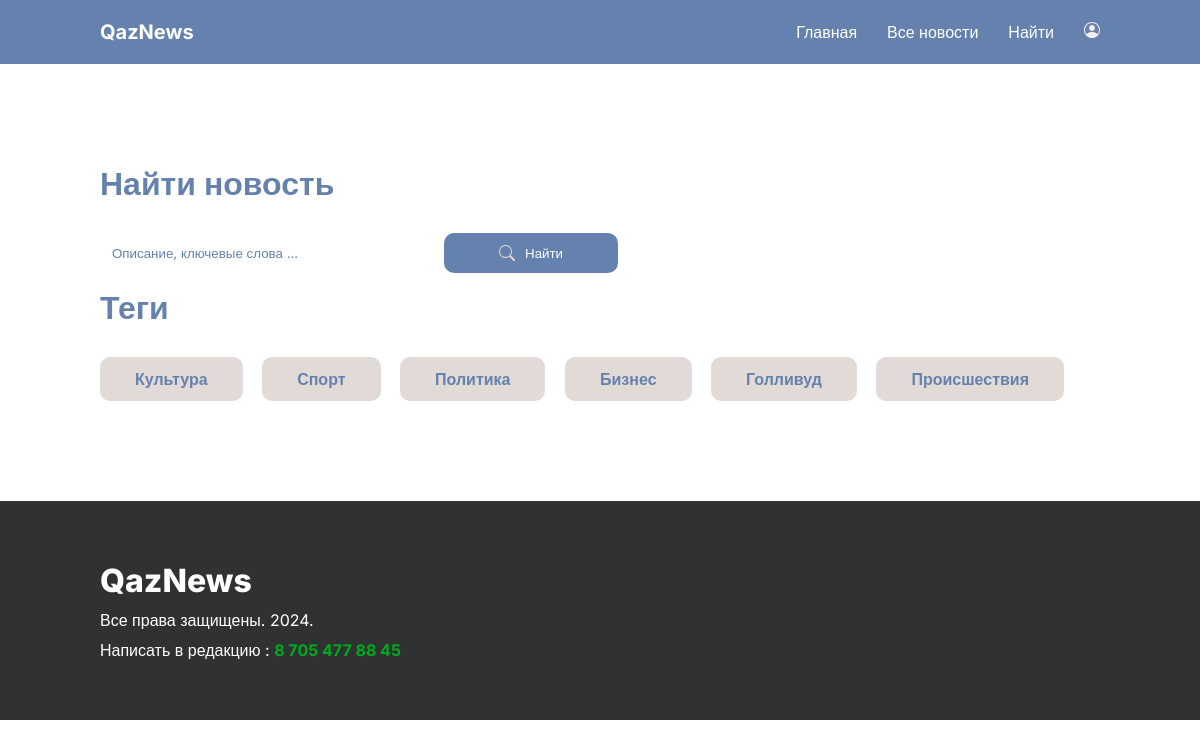
The app's page /news/search/ with its own data.
### core_app/models.py (models this page shows, shortened)
class Tag(models.Model):
    name = models.CharField("Название тега", max_length=100)
    slug = models.SlugField(unique=True, editable=False, blank=True)
    class Meta:
        verbose_name = 'Тег'
        verbose_name_plural = 'Теги'

### core_app/views.py (the view)
# urls.py: path('news/search/',views.search_page, name='search_page'),
def search_page(request):
     tags=Tag.objects.all()
     context={
        'tags':tags
     }
     return render(request,"./client/search.html",context)

### core_app/templates/client/search.html
{% extends 'base.html' %}
{% load static %}
{% block content %}
<section class="page-block">
    <div class="container">
        <div class="page-block__item">
            <h1 class="title">Найти новость</h1>
            <form action="{% url 'search_results_page' %}" method="GET" class="search-data">
                <input type="text" name="q" placeholder="Описание, ключевые слова ..." required>
                <button class="search-button"><img src="{% static 'images/Frame.svg' %}" alt="Search">Найти</button>
            </form>
            <h2 class="title">Теги</h2>
            <div class="tags-list">
                {% for tag in tags %}
                    <a href="{% url 'tags_news_page' tag.slug %}" class="tag-list__item">{{ tag.name }}</a>
                {% endfor %}
            </div>
        </div>
    </div>
</section>
{% endblock %}

### core_app/static/css/style.css (style rules this page uses)
* { padding: 0; margin: 0; font-family: "Inter",sans-serif; }
:root { --primary:#6482AD; --light:#ffffff; --secondsry: #E2DAD6; --dark:#2F3133; --saccess:#00AB1B; --danger:#DF5753; }
.container { margin-left: 100px; margin-right: 100px; }
.title { font-size: 32px; font-weight: 600; color: var(--primary); }
.page-block { padding: 100px 0; background-color: var(--light); }
.page-block__item .title { margin-bottom: 30px; }
.search-data { margin: 15px 0; display: flex; }
.search-data input { width: 30%; background-color: var(--secondary); padding: 12px; color: var(--primary); margin-right: 20px; border: none; border-radius: 10px; }
.search-data input::placeholder { color: var(--primary); }
.search-button { border: none; cursor: pointer; border-radius: 10px; background-color: var(--primary); padding: 12px 55px; color: var(--light); display:flex; align-items: center; gap: 10px; }
.tag-list__item { padding: 12px 35px; border-radius: 10px; font-weight: 600; color: var(--primary); background-color: var(--secondsry); text-decoration: none; display: inline-block; margin-right: 15px; }

### records on screen
Tag: name "Культура"
Tag: name "Спорт"
Tag: name "Политика"
Tag: name "Бизнес"
Tag: name "Голливуд"
Tag: name "Происшествия"
